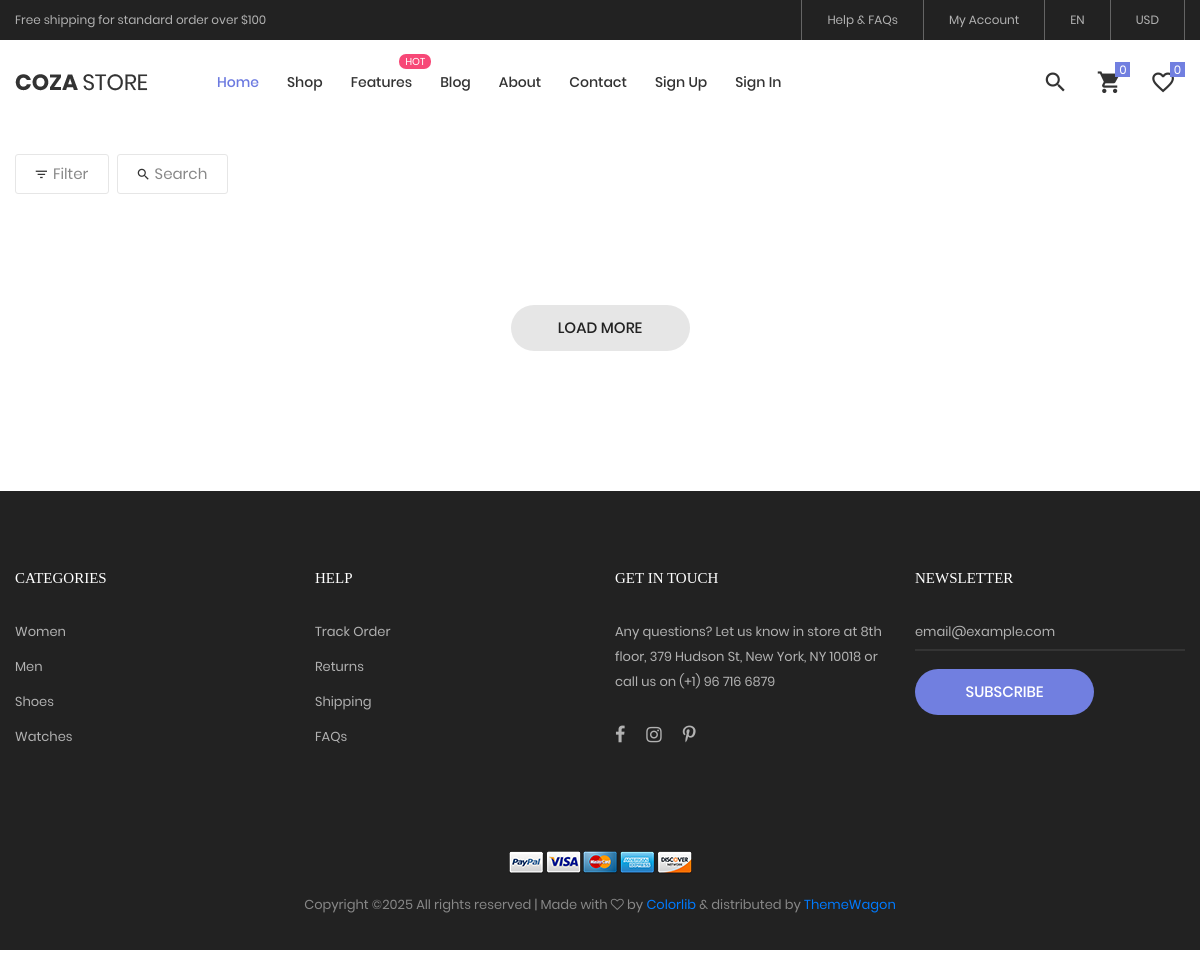
The page /cozastore-master/product.php?cid=2 on the database as committed earlier.
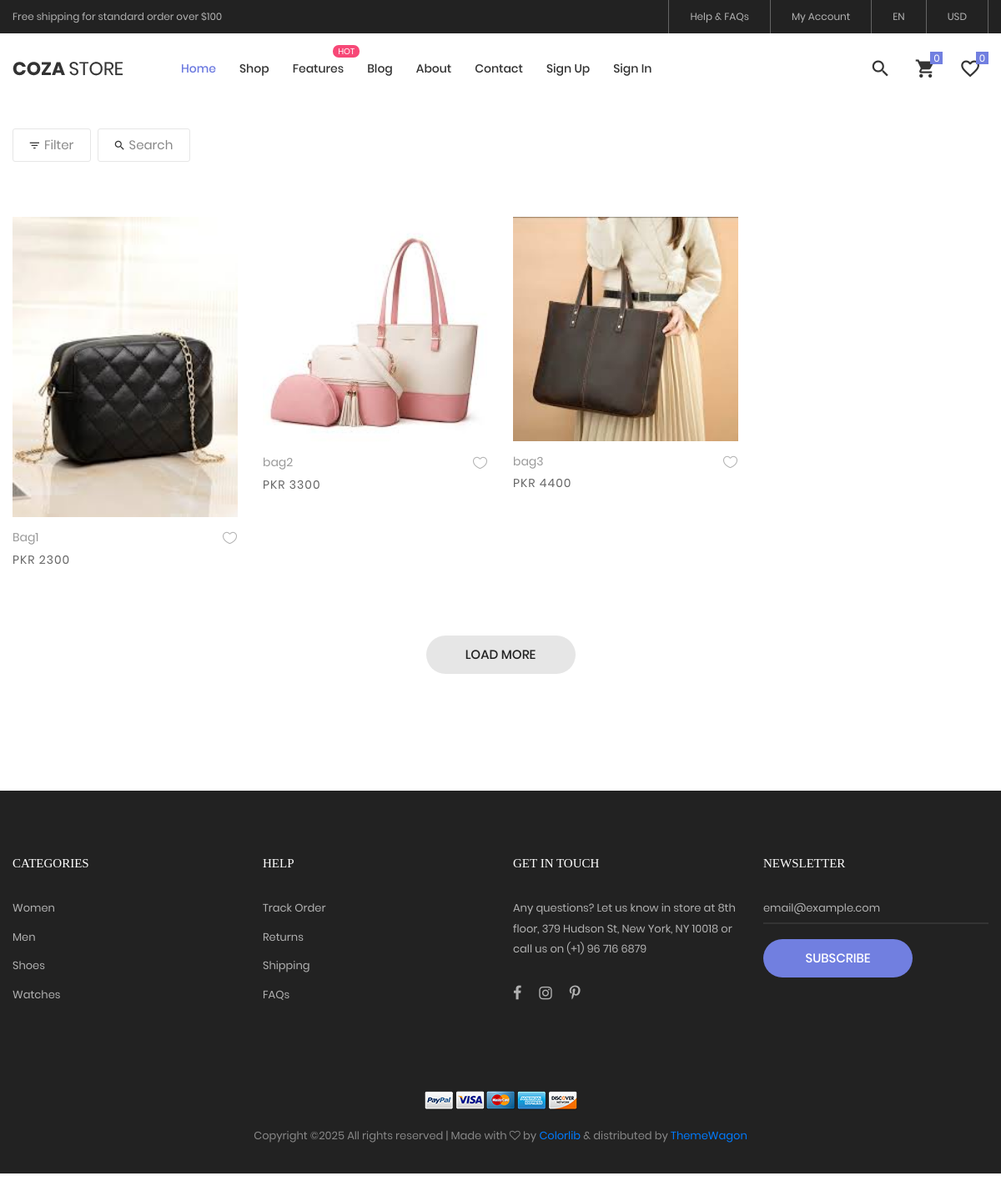
The same page on the database as committed later.
### tables this page shows
CREATE TABLE `products` (
  `productId` int(11) NOT NULL,
  `productName` varchar(30) NOT NULL,
  `productPrice` int(11) NOT NULL,
  `productQuantity` int(11) NOT NULL,
  `productImage` varchar(150) NOT NULL,
  `productDesciption` varchar(200) NOT NULL,
  `productCatId` int(11) NOT NULL
);

### cozastore-master/auth/auth.php (called while the page is built, shortened)
<?php
$proAddress = "../dashmin-1.0.0/img/products/";
?>

### cozastore-master/product.php (the view, shortened to what this page needs)
<?php
include("components/header.php")
?>
	<div class="bg0 m-t-100 p-b-140">
		<div class="container">
			<div class="flex-w flex-sb-m p-b-52">
				<div class="flex-w flex-c-m m-tb-10">
					<div class="flex-c-m stext-106 cl6 size-104 bor4 pointer hov-btn3 trans-04 m-r-8 m-tb-4 js-show-filter">
						<i class="icon-filter cl2 m-r-6 fs-15 trans-04 zmdi zmdi-filter-list"></i>
						 Filter
					</div>
					<div class="flex-c-m stext-106 cl6 size-105 bor4 pointer hov-btn3 trans-04 m-tb-4 js-show-search">
						<i class="icon-search cl2 m-r-6 fs-15 trans-04 zmdi zmdi-search"></i>
						Search
					</div>
				</div>
			</div>
			<div class="row isotope-grid">
<?php
if(isset($_GET['cid'])){
	$cid = $_GET['cid'];
	$query = $pdo ->prepare("select * from products where productCatId =:pid");
	$query->bindParam("pid",$cid);
	$query->execute();
	$catData = $query->fetchAll(PDO::FETCH_ASSOC);
	foreach($catData as $proData){
?>
<div class="col-sm-6 col-md-4 col-lg-3 p-b-35 isotope-item women">
					<div class="block2">
						<div class="block2-pic hov-img0">
							<img src="<?php echo $proAddress.$proData['productImage']?>" alt="IMG-PRODUCT">
						</div>
						<div class="block2-txt flex-w flex-t p-t-14">
							<div class="block2-txt-child1 flex-col-l ">
								<a href="product-detail.php?pid=<?php echo $proData['productId']?>" class="stext-104 cl4 hov-cl1 trans-04 js-name-b2 p-b-6">
						<?php echo $proData['productName']?>
								</a>
								<span class="stext-105 cl3">
									PKR <?php echo $proData['productPrice']?>
								</span>
							</div>
							<div class="block2-txt-child2 flex-r p-t-3">
								<a href="#" class="btn-addwish-b2 dis-block pos-relative js-addwish-b2">
									<img class="icon-heart1 dis-block trans-04" src="images/icons/icon-heart-01.png" alt="ICON">
								</a>
							</div>
						</div>
					</div>
				</div>
<?php
	}
}
?>
			</div>
			<div class="flex-c-m flex-w w-full p-t-45">
				<a href="#" class="flex-c-m stext-101 cl5 size-103 bg2 bor1 hov-btn1 p-lr-15 trans-04">
					Load More
				</a>
			</div>
		</div>
	</div>
<?php
include("components/footer.php")
?>

Rows that differ between the two databases and show on the page:
added products: productImage (picture), productName "Bag1", productPrice "2300"
added products: productImage (picture), productName "bag2", productPrice "3300"
added products: productImage (picture), productName "bag3", productPrice "4400"
